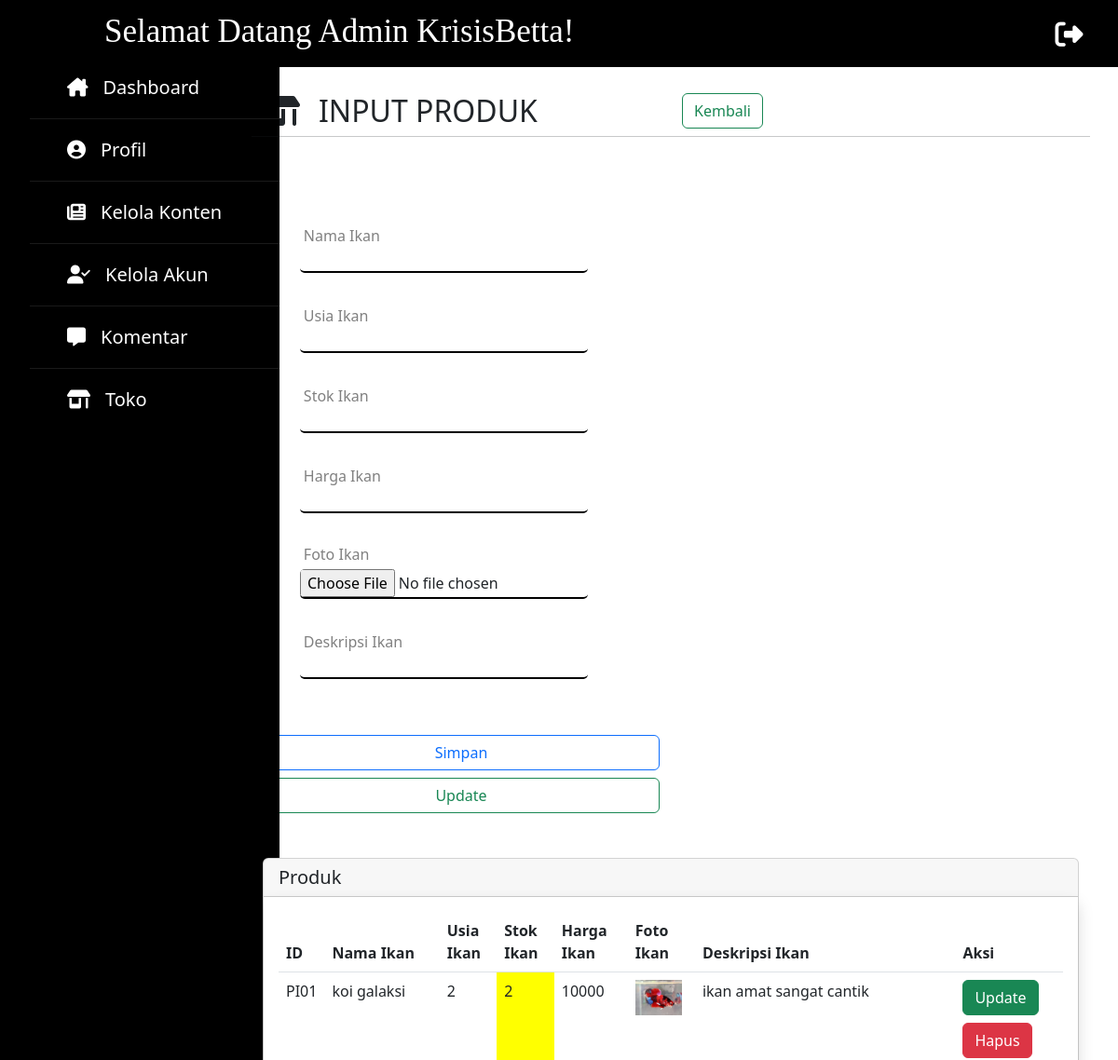
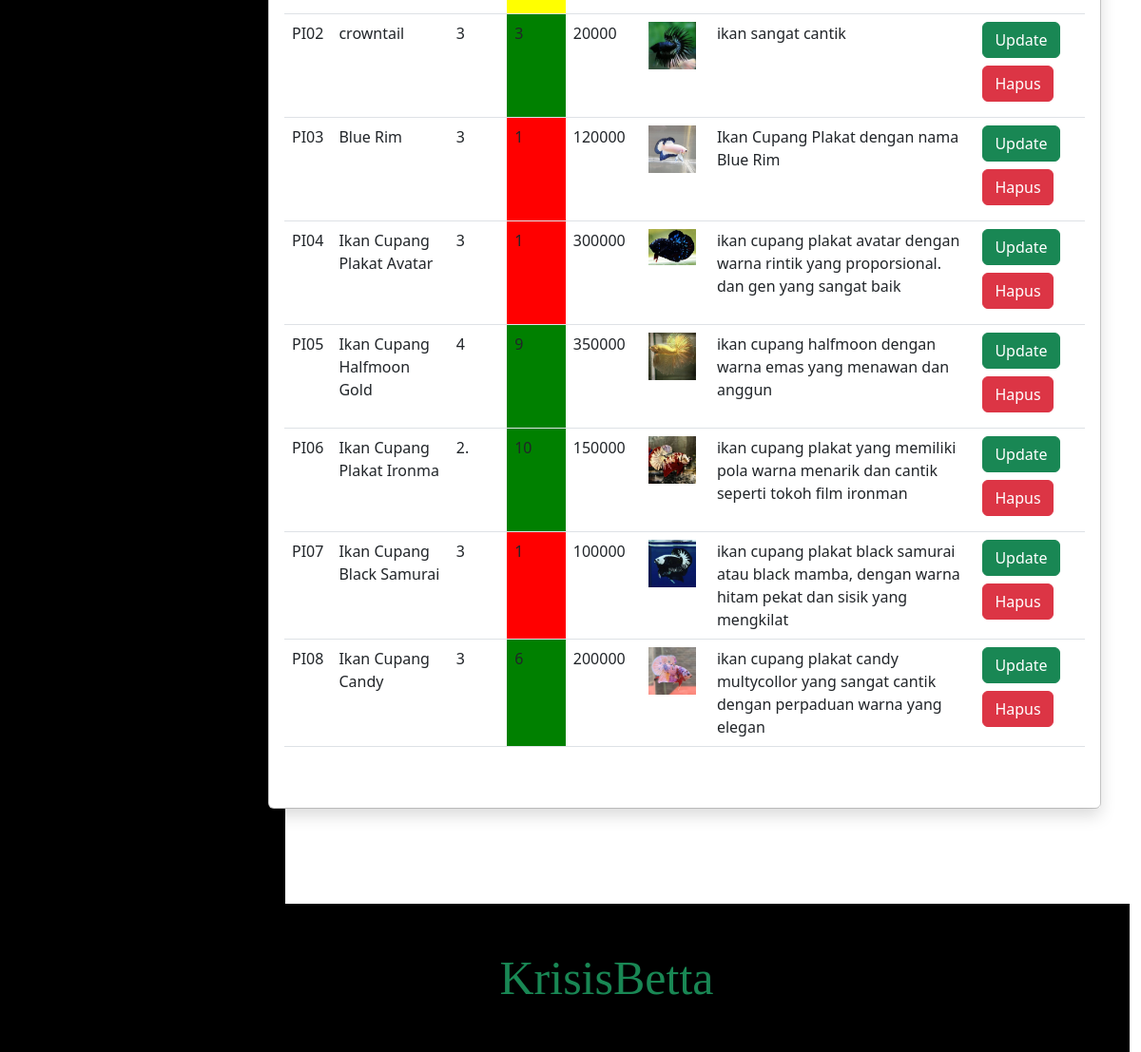
/program/admin/dashboard-admin-input-produk.php, run on the app's committed database (2 pictures, top to bottom).
### tables this page shows
CREATE TABLE `produk` (
  `id_produk` varchar(4) NOT NULL,
  `nm_produk` varchar(25) NOT NULL,
  `usia_produk` varchar(2) NOT NULL,
  `harga_produk` varchar(12) NOT NULL,
  `stok_produk` varchar(3) NOT NULL,
  `gambar` varchar(25) NOT NULL,
  `deskripsi_produk` varchar(255) NOT NULL
);

### program/admin/fungsi-admin.php (called while the page is built, shortened)
<?php
$koneksi = mysqli_connect("localhost","root","","kkp");
function query($query) {
    global $koneksi;
    $result = mysqli_query($koneksi, $query);
    $rows = [];
    while( $row = mysqli_fetch_assoc($result) ) {
        $rows[] = $row;
    }
    return $rows;
}
?>

### program/admin/dashboard-admin-input-produk.php (the view, shortened to what this page needs)
<?php
    require "fungsi-admin.php";
    $admin = query("SELECT * FROM produk");
?>
<!doctype html>
<html lang="en">
    <head>
        <link rel="stylesheet" type="text/css" href="admin.css">
        <link rel="stylesheet" type="text/css" href="sidebar.css">
        <link rel="stylesheet" type="text/css" href="fontawesome/css/all.css">
        <link href="https://cdn.jsdelivr.net/npm/bootstrap@5.2.0-beta1/dist/css/bootstrap.min.css" rel="stylesheet">
    </head>
    <body>
        <nav class="navbar navbar-expand-lg bg-black mx-auto fixed-top">
            <div class="container-fluid">
                <p class="h1">
                    <a class="navbar-brand text-white" href="dashboard-admin.php" style="font-size:35px; margin-left: 100px;">Selamat Datang Admin KrisisBetta!</a>
                </p>
                <div class="collapse navbar-collapse" id="navbarNavDropdown">
                    <a href="keluar-admin.php" onclick="return confirm('Apakah Anda Yakin Untuk Keluar?!')">
                        <span style="margin-left:500px; font-size:30px;"><i class="fa-solid fa-right-from-bracket text-white"></i></span>
                    </a>
                </div>
            </div>
        </nav>
        <div class="container-sm">
            <div class="row">
                <div class="col">
                    <div class="sidebar">
                        <ul>
                            <li><a href="dashboard-admin.php"><i class="fa-solid fa-house-chimney"></i>Dashboard</a></li>
                            <li><a href="dashboard-admin-profil.php"><i class="fa-solid fa-circle-user"></i>Profil</a></li>
                            <li><a href="dashboard-admin-konten.php"><i class="fa-solid fa-newspaper"></i>Kelola Konten</a></li>
                            <li><a href="dashboard-admin-akunadmin.php"><i class="fa-solid fa-user-check"></i>Kelola Akun</a></li>
                            <li><a href="dashboard-admin-kelolakomentar.php"><i class="fa-solid fa-message"></i></i>Komentar</a></li>
                            <li><a href="dashboard-admin-toko.php"><i class="fa-solid fa-shop"></i>Toko</a></li>
                        </ul>
                    </div>
                </div>
                <div class="col" id="kol-dashboard">
                    <div class="row" id="header-dashboard">
                        <div class="col-6 col-sm-6">
                            <span>
                                <h2><i class="fa-solid fa-shop"></i>INPUT PRODUK</h2>
                            </span>
                        </div>
                        <div class="col-6 col-sm-6">
                            <a href="dashboard-admin-toko.php" type="button" class="btn btn-outline-success">Kembali</a>
                        </div>
                        <hr style="width:900px; margin-bottom:100px;">
                    </div>
                    <div class="row mb-5">
                        <div class="col-8 col-sm-6">
                            <form action="" method="post" enctype="multipart/form-data">
                                <div class="kotak-isian">
                                    <input type="text" name="nmikan" class="form-info" value="<?php if (isset($update)) { echo $update["nm_produk"];}?>">
                                    <label for="" class="label-form-info">Nama Ikan</label>
                                </div>
                                <div class="kotak-isian">
                                    <input type="text" name="usia" class="form-info" value="<?php if (isset($update)) { echo $update["usia_produk"];}?>">
                                    <label for="" class="label-form-info">Usia Ikan</label>
                                </div>
                                <div class="kotak-isian">
                                    <input type="text" name="stok" class="form-info" value="<?php if (isset($update)) { echo $update["stok_produk"];}?>">
                                    <label for="" class="label-form-info">Stok Ikan</label>
                                </div>
                                <div class="kotak-isian">
                                    <input type="text" name="harga" class="form-info" value="<?php if (isset($update)) {echo $update["harga_produk"];}?>">
                                    <label for="" class="label-form-info">Harga Ikan</label>
                                </div>
                                <div class="kotak-isian">
                                    <input type="file" name="gambar" class="form-info" value="<?php if (isset($update)) {echo $update["gambar"];}?>">
                                    <label for="" class="label-form-info">Foto Ikan</label>
                                </div>
                                <div class="kotak-isian">
                                    <input type="text" name="deskripsi" class="form-info" value="<?php if (isset($update)) {echo $update["deskripsi_produk"];}?>">
                                    <label for="" class="label-form-info">Deskripsi Ikan</label>
                                </div>
                                <div class="d-grid gap-2">
                                    <button class="btn btn-outline-primary" type="submit" name="submit">Simpan</button>
                                    <button class="btn btn-outline-success" type="submit" name="update">Update</button>
                                </div>
                            </form>
                        </div>
                    </div>
                        <div class="col-12 col-sm-12">
                            <div class="card">
                                <h5 class="card-header"> Produk</h5>
                                <div class="card-body shadow">
                                    <table class="table mb-5">
                                        <thead>
                                            <tr>
                                                <th scope="col">ID</th>
                                                <th scope="col">Nama Ikan</th>
                                                <th scope="col">Usia Ikan</th>
                                                <th scope="col">Stok Ikan</th>
                                                <th scope="col">Harga Ikan</th>
                                                <th scope="col">Foto Ikan</th>
                                                <th scope="col">Deskripsi Ikan</th>
                                                <th scope="col">Aksi</th>
                                            </tr>
                                        </thead>
                                        <tbody>
                                            <?php foreach ($admin as $row) : ?>
                                            <tr>
                                                <td><?=$row["id_produk"];?></td>
                                                <td><?=$row["nm_produk"];?></td>
                                                <td><?=$row["usia_produk"];?></td>
                                                <td style="
                                                <?php
                                                    if ($row["stok_produk"]>=3) {
                                                        ?>
                                                        background-color:green;
                                                        <?php
                                                    }elseif ($row["stok_produk"]>=2) { ?>
                                                        background-color:yellow;
                                                    <?php
                                                    }else { ?>
                                                        background-color:red;
                                                    <?php }
                                                ?>
                                                ">
                                                    <?=$row["stok_produk"];?>
                                                </td>
                                                <td><?=$row["harga_produk"];?></td>
                                                <td><img src="../../img/upload/<?=$row["gambar"];?>" alt="" width="50"></td>
                                                <td><?=$row["deskripsi_produk"];?></td>
                                                <td>
                                                    <a class="btn btn-success mb-2" href="dashboard-admin-input-produk.php?id=<?=$row["id_produk"];?>" role="button">Update</a>
                                                    <a class="btn btn-danger mb-2" href="Hapus-admin.php?id=<?=$row["id_produk"];?>" role="button" onclick="return confirm('Yakin Untuk Menghapus Data?!');">Hapus</a>
                                                </td>
                                            </tr>
                                            <?php endforeach; ?>
                                        </tbody>
                                    </table>
                                </div>
                            </div>
                        </div>
                    </div>
                </div>
            </div>
        <div class="row bg-black" style="width:100%; padding-left:200px; position:absolute;">
            <p class="h1 mt-5 mb-5">
                <a class="navbar-brand text-success" href="dashboard-admin.php" style="font-size:50px; margin-left: -100px;">KrisisBetta</a>
            </p>
        </div>
    </body>
</html>

### program/admin/admin.css (style rules this page uses)
.h1 { font-family: cooper black; text-align: center; }
.kotak-isian { margin-left: 40px; position: relative; margin-top: 20px; }
.d-grid.gap-2 { margin-top: 20px; }
.form-info { width: 80%; margin-bottom: 40px; border: none; outline: none; border-radius: 5px; border-bottom: 2px solid black; background-color: transparent; }
.label-form-info { position: absolute; top: 2%; left: 1%; transition: .3s; font-weight: 500; color: grey; }
.kotak-isian .form-info:focus ~ .label-form-info, .kotak-isian .form-info:valid ~ .label-form-info { top: -40%; }
.label-form-info::after { top: -40%; }
#kol-dashboard { margin-left: -600px; margin-bottom: 100px; }
#header-dashboard { margin-top: 100px; }
#header-dashboard i { margin-right: 20px; }

### program/admin/sidebar.css (style rules this page uses)
* { padding: 0; margin: 0; list-style: none; text-decoration: none; }
body { font-family: 'Roboto', sans-serif; }
.sidebar { position: fixed; left: 0px; top: 60px; width: 300px; height: 100%; background: #000000; transition: all .5s ease; }
.sidebar ul a { display: block; height: 100%; width: 100%; line-height: 65px; font-size: 20px; color: white; padding-left: 40px; box-sizing: border-box; border-bottom: 1px solid black; border-top: 1px solid rgba(255,255,255,.1); transition: .4s; text-decoration: none; }
.sidebar ul a i { margin-right: 16px; }

### data on the page
produk: id_produk "PI01", nm_produk "koi galaksi", usia_produk "2", stok_produk "2", harga_produk "10000", gambar (picture), deskripsi_produk "ikan amat sangat cantik"
produk: id_produk "PI02", nm_produk "crowntail", usia_produk "3", stok_produk "3", harga_produk "20000", gambar (picture), deskripsi_produk "ikan sangat cantik"
produk: id_produk "PI03", nm_produk "Blue Rim", usia_produk "3", stok_produk "1", harga_produk "120000", gambar (picture), deskripsi_produk "Ikan Cupang Plakat dengan nama Blue Rim"
produk: id_produk "PI04", nm_produk "Ikan Cupang Plakat Avatar", usia_produk "3", stok_produk "1", harga_produk "300000", gambar (placeholder picture), deskripsi_produk "ikan cupang plakat avatar dengan warna rintik yang proporsional. dan gen yang sangat baik"
produk: id_produk "PI05", nm_produk "Ikan Cupang Halfmoon Gold", usia_produk "4", stok_produk "9", harga_produk "350000", gambar (picture), deskripsi_produk "ikan cupang halfmoon dengan warna emas yang menawan dan anggun"
produk: id_produk "PI06", nm_produk "Ikan Cupang Plakat Ironma", usia_produk "2.", stok_produk "10", harga_produk "150000", gambar (picture), deskripsi_produk "ikan cupang plakat yang memiliki pola warna menarik dan cantik seperti tokoh film ironman"
produk: id_produk "PI07", nm_produk "Ikan Cupang Black Samurai", usia_produk "3", stok_produk "1", harga_produk "100000", gambar (picture), deskripsi_produk "ikan cupang plakat black samurai atau black mamba, dengan warna hitam pekat dan sisik yang mengkilat"
produk: id_produk "PI08", nm_produk "Ikan Cupang Candy", usia_produk "3", stok_produk "6", harga_produk "200000", gambar (picture), deskripsi_produk "ikan cupang plakat candy multycollor yang sangat cantik dengan perpaduan warna yang elegan"
